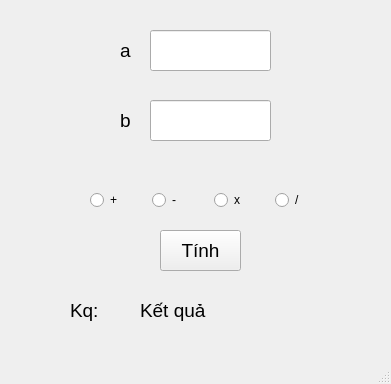
<?xml version="1.0" encoding="UTF-8"?>
<ui version="4.0">
 <class>MainWindow</class>
 <widget class="QMainWindow" name="MainWindow">
  <property name="geometry">
   <rect>
    <x>0</x>
    <y>0</y>
    <width>391</width>
    <height>384</height>
   </rect>
  </property>
  <property name="windowTitle">
   <string>MainWindow</string>
  </property>
  <widget class="QWidget" name="centralwidget">
   <widget class="QPushButton" name="pushButton_tinh">
    <property name="geometry">
     <rect>
      <x>160</x>
      <y>230</y>
      <width>81</width>
      <height>41</height>
     </rect>
    </property>
    <property name="font">
     <font>
      <pointsize>14</pointsize>
     </font>
    </property>
    <property name="text">
     <string>Tính</string>
    </property>
   </widget>
   <widget class="QLabel" name="label">
    <property name="geometry">
     <rect>
      <x>70</x>
      <y>290</y>
      <width>41</width>
      <height>41</height>
     </rect>
    </property>
    <property name="font">
     <font>
      <pointsize>14</pointsize>
     </font>
    </property>
    <property name="text">
     <string>Kq:</string>
    </property>
   </widget>
   <widget class="QLabel" name="label_kq">
    <property name="geometry">
     <rect>
      <x>140</x>
      <y>290</y>
      <width>181</width>
      <height>41</height>
     </rect>
    </property>
    <property name="font">
     <font>
      <pointsize>14</pointsize>
     </font>
    </property>
    <property name="text">
     <string>Kết quả</string>
    </property>
   </widget>
   <widget class="QLabel" name="label_a">
    <property name="geometry">
     <rect>
      <x>120</x>
      <y>30</y>
      <width>21</width>
      <height>41</height>
     </rect>
    </property>
    <property name="font">
     <font>
      <pointsize>14</pointsize>
     </font>
    </property>
    <property name="text">
     <string>a</string>
    </property>
   </widget>
   <widget class="QLineEdit" name="lineEdit_a">
    <property name="geometry">
     <rect>
      <x>150</x>
      <y>30</y>
      <width>121</width>
      <height>41</height>
     </rect>
    </property>
    <property name="font">
     <font>
      <pointsize>14</pointsize>
     </font>
    </property>
   </widget>
   <widget class="QLabel" name="label_a_2">
    <property name="geometry">
     <rect>
      <x>120</x>
      <y>100</y>
      <width>21</width>
      <height>41</height>
     </rect>
    </property>
    <property name="font">
     <font>
      <pointsize>14</pointsize>
     </font>
    </property>
    <property name="text">
     <string>b</string>
    </property>
   </widget>
   <widget class="QLineEdit" name="lineEdit_b">
    <property name="geometry">
     <rect>
      <x>150</x>
      <y>100</y>
      <width>121</width>
      <height>41</height>
     </rect>
    </property>
    <property name="font">
     <font>
      <pointsize>14</pointsize>
     </font>
    </property>
   </widget>
   <widget class="QWidget" name="layoutWidget">
    <property name="geometry">
     <rect>
      <x>90</x>
      <y>180</y>
      <width>241</width>
      <height>41</height>
     </rect>
    </property>
    <layout class="QHBoxLayout" name="horizontalLayout">
     <item>
      <widget class="QRadioButton" name="radioButton_cong">
       <property name="text">
        <string>+</string>
       </property>
      </widget>
     </item>
     <item>
      <widget class="QRadioButton" name="radioButton_tru">
       <property name="text">
        <string>-</string>
       </property>
      </widget>
     </item>
     <item>
      <widget class="QRadioButton" name="radioButton_nhan">
       <property name="text">
        <string>x</string>
       </property>
      </widget>
     </item>
     <item>
      <widget class="QRadioButton" name="radioButton_chia">
       <property name="text">
        <string>/</string>
       </property>
      </widget>
     </item>
    </layout>
   </widget>
  </widget>
  <widget class="QStatusBar" name="statusbar"/>
 </widget>
 <resources/>
 <connections/>
</ui>
